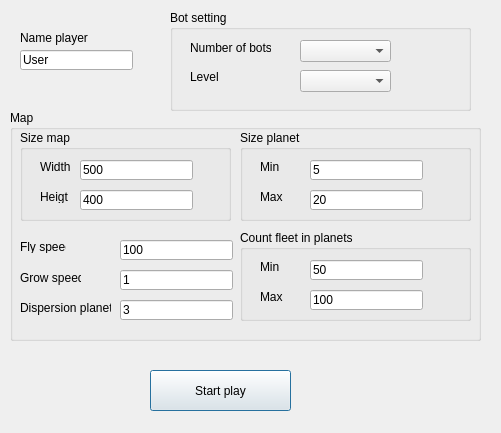
<?xml version="1.0" encoding="UTF-8"?>
<ui version="4.0">
 <class>CSingleWindow</class>
 <widget class="QDialog" name="CSingleWindow">
  <property name="geometry">
   <rect>
    <x>0</x>
    <y>0</y>
    <width>501</width>
    <height>433</height>
   </rect>
  </property>
  <property name="windowTitle">
   <string>Dialog</string>
  </property>
  <widget class="QLineEdit" name="lineEditNamePlayer">
   <property name="geometry">
    <rect>
     <x>20</x>
     <y>50</y>
     <width>113</width>
     <height>20</height>
    </rect>
   </property>
   <property name="inputMethodHints">
    <set>Qt::ImhNone</set>
   </property>
   <property name="text">
    <string>User</string>
   </property>
  </widget>
  <widget class="QLabel" name="label">
   <property name="geometry">
    <rect>
     <x>20</x>
     <y>30</y>
     <width>71</width>
     <height>16</height>
    </rect>
   </property>
   <property name="text">
    <string>Name player</string>
   </property>
  </widget>
  <widget class="QGroupBox" name="groupBox">
   <property name="geometry">
    <rect>
     <x>170</x>
     <y>10</y>
     <width>301</width>
     <height>101</height>
    </rect>
   </property>
   <property name="title">
    <string>Bot setting</string>
   </property>
   <widget class="QLabel" name="label_2">
    <property name="geometry">
     <rect>
      <x>20</x>
      <y>30</y>
      <width>81</width>
      <height>16</height>
     </rect>
    </property>
    <property name="text">
     <string>Number of bots</string>
    </property>
   </widget>
   <widget class="QComboBox" name="comboBoxNumberBots">
    <property name="geometry">
     <rect>
      <x>130</x>
      <y>30</y>
      <width>91</width>
      <height>22</height>
     </rect>
    </property>
   </widget>
   <widget class="QLabel" name="label_3">
    <property name="geometry">
     <rect>
      <x>20</x>
      <y>60</y>
      <width>46</width>
      <height>13</height>
     </rect>
    </property>
    <property name="text">
     <string>Level</string>
    </property>
   </widget>
   <widget class="QComboBox" name="comboBoxLevelBots">
    <property name="geometry">
     <rect>
      <x>130</x>
      <y>60</y>
      <width>91</width>
      <height>22</height>
     </rect>
    </property>
   </widget>
  </widget>
  <widget class="QPushButton" name="pushButtonStartPlay">
   <property name="geometry">
    <rect>
     <x>150</x>
     <y>370</y>
     <width>141</width>
     <height>41</height>
    </rect>
   </property>
   <property name="text">
    <string>Start play</string>
   </property>
  </widget>
  <widget class="QGroupBox" name="groupBox_2">
   <property name="geometry">
    <rect>
     <x>10</x>
     <y>110</y>
     <width>471</width>
     <height>231</height>
    </rect>
   </property>
   <property name="title">
    <string>Map</string>
   </property>
   <widget class="QGroupBox" name="groupBox_3">
    <property name="geometry">
     <rect>
      <x>10</x>
      <y>20</y>
      <width>211</width>
      <height>91</height>
     </rect>
    </property>
    <property name="title">
     <string>Size map</string>
    </property>
    <widget class="QLabel" name="label_7">
     <property name="geometry">
      <rect>
       <x>20</x>
       <y>30</y>
       <width>46</width>
       <height>13</height>
      </rect>
     </property>
     <property name="text">
      <string>Width</string>
     </property>
    </widget>
    <widget class="QLabel" name="label_8">
     <property name="geometry">
      <rect>
       <x>20</x>
       <y>60</y>
       <width>46</width>
       <height>13</height>
      </rect>
     </property>
     <property name="text">
      <string>Heigt</string>
     </property>
    </widget>
    <widget class="QLineEdit" name="lineEditMapWidth">
     <property name="geometry">
      <rect>
       <x>60</x>
       <y>30</y>
       <width>113</width>
       <height>20</height>
      </rect>
     </property>
     <property name="inputMethodHints">
      <set>Qt::ImhNone</set>
     </property>
     <property name="text">
      <string>500</string>
     </property>
    </widget>
    <widget class="QLineEdit" name="lineEditMapHeigt">
     <property name="geometry">
      <rect>
       <x>60</x>
       <y>60</y>
       <width>113</width>
       <height>20</height>
      </rect>
     </property>
     <property name="text">
      <string>400</string>
     </property>
    </widget>
   </widget>
   <widget class="QGroupBox" name="groupBox_4">
    <property name="geometry">
     <rect>
      <x>230</x>
      <y>20</y>
      <width>231</width>
      <height>91</height>
     </rect>
    </property>
    <property name="title">
     <string>Size planet</string>
    </property>
    <widget class="QLabel" name="label_9">
     <property name="geometry">
      <rect>
       <x>20</x>
       <y>30</y>
       <width>46</width>
       <height>13</height>
      </rect>
     </property>
     <property name="text">
      <string>Min</string>
     </property>
    </widget>
    <widget class="QLabel" name="label_10">
     <property name="geometry">
      <rect>
       <x>20</x>
       <y>60</y>
       <width>46</width>
       <height>13</height>
      </rect>
     </property>
     <property name="text">
      <string>Max</string>
     </property>
    </widget>
    <widget class="QLineEdit" name="lineEditPlanetMinSize">
     <property name="geometry">
      <rect>
       <x>70</x>
       <y>30</y>
       <width>113</width>
       <height>20</height>
      </rect>
     </property>
     <property name="text">
      <string>5</string>
     </property>
    </widget>
    <widget class="QLineEdit" name="lineEditPlanetMaxSize">
     <property name="geometry">
      <rect>
       <x>70</x>
       <y>60</y>
       <width>113</width>
       <height>20</height>
      </rect>
     </property>
     <property name="text">
      <string>20</string>
     </property>
    </widget>
   </widget>
   <widget class="QLabel" name="label_4">
    <property name="geometry">
     <rect>
      <x>10</x>
      <y>130</y>
      <width>46</width>
      <height>13</height>
     </rect>
    </property>
    <property name="text">
     <string>Fly speed</string>
    </property>
   </widget>
   <widget class="QLineEdit" name="lineEditFlySpeed">
    <property name="geometry">
     <rect>
      <x>110</x>
      <y>130</y>
      <width>113</width>
      <height>20</height>
     </rect>
    </property>
    <property name="text">
     <string>100</string>
    </property>
   </widget>
   <widget class="QLabel" name="label_5">
    <property name="geometry">
     <rect>
      <x>10</x>
      <y>160</y>
      <width>61</width>
      <height>16</height>
     </rect>
    </property>
    <property name="text">
     <string>Grow speed</string>
    </property>
   </widget>
   <widget class="QLineEdit" name="lineEditGrowSpeed">
    <property name="geometry">
     <rect>
      <x>110</x>
      <y>160</y>
      <width>113</width>
      <height>20</height>
     </rect>
    </property>
    <property name="text">
     <string>1</string>
    </property>
   </widget>
   <widget class="QLabel" name="label_6">
    <property name="geometry">
     <rect>
      <x>10</x>
      <y>190</y>
      <width>91</width>
      <height>16</height>
     </rect>
    </property>
    <property name="text">
     <string>Dispersion planet</string>
    </property>
   </widget>
   <widget class="QLineEdit" name="lineEditDispersion">
    <property name="geometry">
     <rect>
      <x>110</x>
      <y>190</y>
      <width>113</width>
      <height>20</height>
     </rect>
    </property>
    <property name="text">
     <string>3</string>
    </property>
   </widget>
   <widget class="QGroupBox" name="groupBox_5">
    <property name="geometry">
     <rect>
      <x>230</x>
      <y>120</y>
      <width>231</width>
      <height>91</height>
     </rect>
    </property>
    <property name="title">
     <string>Count fleet in planets</string>
    </property>
    <widget class="QLabel" name="label_11">
     <property name="geometry">
      <rect>
       <x>20</x>
       <y>30</y>
       <width>46</width>
       <height>13</height>
      </rect>
     </property>
     <property name="text">
      <string>Min</string>
     </property>
    </widget>
    <widget class="QLabel" name="label_12">
     <property name="geometry">
      <rect>
       <x>20</x>
       <y>60</y>
       <width>46</width>
       <height>13</height>
      </rect>
     </property>
     <property name="text">
      <string>Max</string>
     </property>
    </widget>
    <widget class="QLineEdit" name="lineEditFleetMinCount">
     <property name="geometry">
      <rect>
       <x>70</x>
       <y>30</y>
       <width>113</width>
       <height>20</height>
      </rect>
     </property>
     <property name="text">
      <string>50</string>
     </property>
    </widget>
    <widget class="QLineEdit" name="lineEditFleetMaxCount">
     <property name="geometry">
      <rect>
       <x>70</x>
       <y>60</y>
       <width>113</width>
       <height>20</height>
      </rect>
     </property>
     <property name="text">
      <string>100</string>
     </property>
    </widget>
   </widget>
  </widget>
 </widget>
 <resources/>
 <connections/>
</ui>
